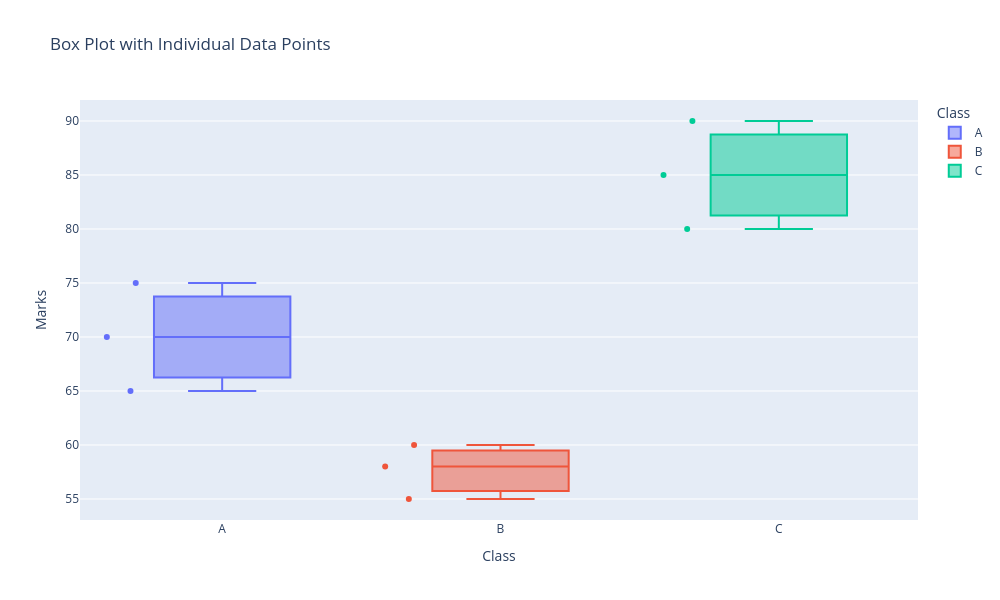

The notebook cell this image was saved under:
### Markdown cell above
### Example 3: Box Plot with All Data Points

### Code cell
fig = px.box(df2, x="Class", y="Marks",
             points="all",color='Class',
             title="Box Plot with Individual Data Points")
fig.update_layout(
    width=1000,   # increase width
    height=600) 
fig.show()

### Figure 1 — Plotly figure (JSON) as saved in the notebook; plotly's stock layout.template omitted (floating-point values rounded to 4 significant figures)
{"data": [{"alignmentgroup": "True", "boxpoints": "all", "hovertemplate": "Class=%{x}<br>Marks=%{y}<extra></extra>", "legendgroup": "A", "marker": {"color": "#636efa"}, "name": "A", "notched": false, "offsetgroup": "A", "orientation": "v", "showlegend": true, "type": "box", "x": ["A", "A", "A"], "x0": " ", "xaxis": "x", "y": [65, 70, 75], "y0": " ", "yaxis": "y"}, {"alignmentgroup": "True", "boxpoints": "all", "hovertemplate": "Class=%{x}<br>Marks=%{y}<extra></extra>", "legendgroup": "B", "marker": {"color": "#EF553B"}, "name": "B", "notched": false, "offsetgroup": "B", "orientation": "v", "showlegend": true, "type": "box", "x": ["B", "B", "B"], "x0": " ", "xaxis": "x", "y": [55, 60, 58], "y0": " ", "yaxis": "y"}, {"alignmentgroup": "True", "boxpoints": "all", "hovertemplate": "Class=%{x}<br>Marks=%{y}<extra></extra>", "legendgroup": "C", "marker": {"color": "#00cc96"}, "name": "C", "notched": false, "offsetgroup": "C", "orientation": "v", "showlegend": true, "type": "box", "x": ["C", "C", "C"], "x0": " ", "xaxis": "x", "y": [80, 85, 90], "y0": " ", "yaxis": "y"}], "layout": {"boxmode": "overlay", "height": 600, "legend": {"title": {"text": "Class"}, "tracegroupgap": 0}, "title": {"text": "Box Plot with Individual Data Points"}, "width": 1000, "xaxis": {"anchor": "y", "categoryarray": ["A", "B", "C"], "categoryorder": "array", "domain": [0, 1], "title": {"text": "Class"}}, "yaxis": {"anchor": "x", "domain": [0, 1], "title": {"text": "Marks"}}}}
